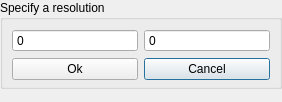
<?xml version="1.0" encoding="UTF-8"?>
<ui version="4.0">
 <class>ResolutionDialog</class>
 <widget class="QDialog" name="ResolutionDialog">
  <property name="geometry">
   <rect>
    <x>0</x>
    <y>0</y>
    <width>282</width>
    <height>102</height>
   </rect>
  </property>
  <property name="windowTitle">
   <string>Force input resolution</string>
  </property>
  <layout class="QVBoxLayout" name="verticalLayout">
   <property name="spacing">
    <number>0</number>
   </property>
   <property name="leftMargin">
    <number>0</number>
   </property>
   <property name="topMargin">
    <number>0</number>
   </property>
   <property name="rightMargin">
    <number>0</number>
   </property>
   <property name="bottomMargin">
    <number>0</number>
   </property>
   <item>
    <widget class="QGroupBox" name="groupBox">
     <property name="title">
      <string>Specify a resolution</string>
     </property>
     <layout class="QGridLayout" name="gridLayout">
      <property name="leftMargin">
       <number>9</number>
      </property>
      <property name="rightMargin">
       <number>9</number>
      </property>
      <property name="bottomMargin">
       <number>6</number>
      </property>
      <item row="0" column="2" colspan="2">
       <widget class="QSpinBox" name="spinBox_y">
        <property name="sizePolicy">
         <sizepolicy hsizetype="Minimum" vsizetype="Preferred">
          <horstretch>0</horstretch>
          <verstretch>0</verstretch>
         </sizepolicy>
        </property>
        <property name="buttonSymbols">
         <enum>QAbstractSpinBox::NoButtons</enum>
        </property>
       </widget>
      </item>
      <item row="0" column="0" colspan="2">
       <widget class="QSpinBox" name="spinBox_x">
        <property name="sizePolicy">
         <sizepolicy hsizetype="Minimum" vsizetype="Preferred">
          <horstretch>0</horstretch>
          <verstretch>0</verstretch>
         </sizepolicy>
        </property>
        <property name="buttonSymbols">
         <enum>QAbstractSpinBox::NoButtons</enum>
        </property>
       </widget>
      </item>
      <item row="1" column="2" colspan="2">
       <widget class="QPushButton" name="pushButton_cancel">
        <property name="sizePolicy">
         <sizepolicy hsizetype="Minimum" vsizetype="Minimum">
          <horstretch>0</horstretch>
          <verstretch>0</verstretch>
         </sizepolicy>
        </property>
        <property name="minimumSize">
         <size>
          <width>70</width>
          <height>0</height>
         </size>
        </property>
        <property name="text">
         <string>Cancel</string>
        </property>
       </widget>
      </item>
      <item row="1" column="0" colspan="2">
       <widget class="QPushButton" name="pushButton_ok">
        <property name="sizePolicy">
         <sizepolicy hsizetype="Minimum" vsizetype="Minimum">
          <horstretch>0</horstretch>
          <verstretch>0</verstretch>
         </sizepolicy>
        </property>
        <property name="minimumSize">
         <size>
          <width>70</width>
          <height>0</height>
         </size>
        </property>
        <property name="text">
         <string>Ok</string>
        </property>
       </widget>
      </item>
     </layout>
    </widget>
   </item>
   <item>
    <spacer name="verticalSpacer">
     <property name="orientation">
      <enum>Qt::Vertical</enum>
     </property>
     <property name="sizeHint" stdset="0">
      <size>
       <width>20</width>
       <height>9999999</height>
      </size>
     </property>
    </spacer>
   </item>
  </layout>
 </widget>
 <resources/>
 <connections/>
</ui>
